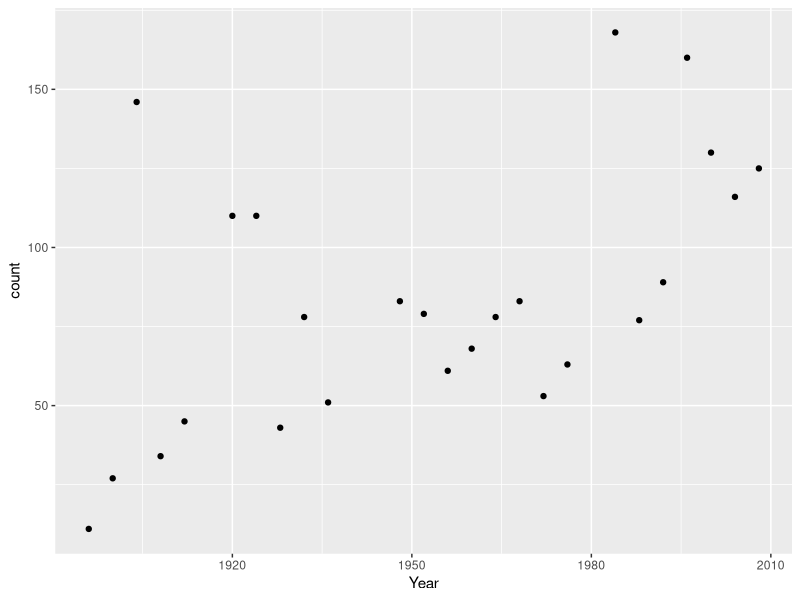
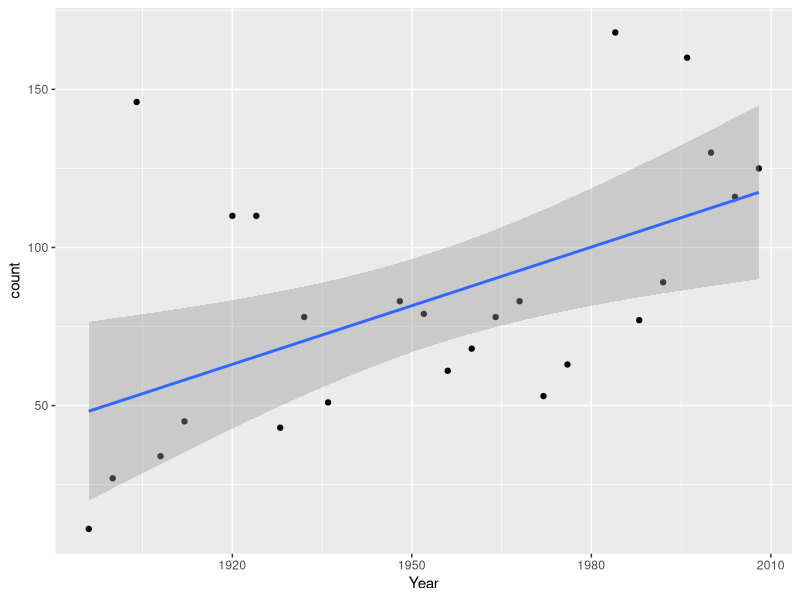
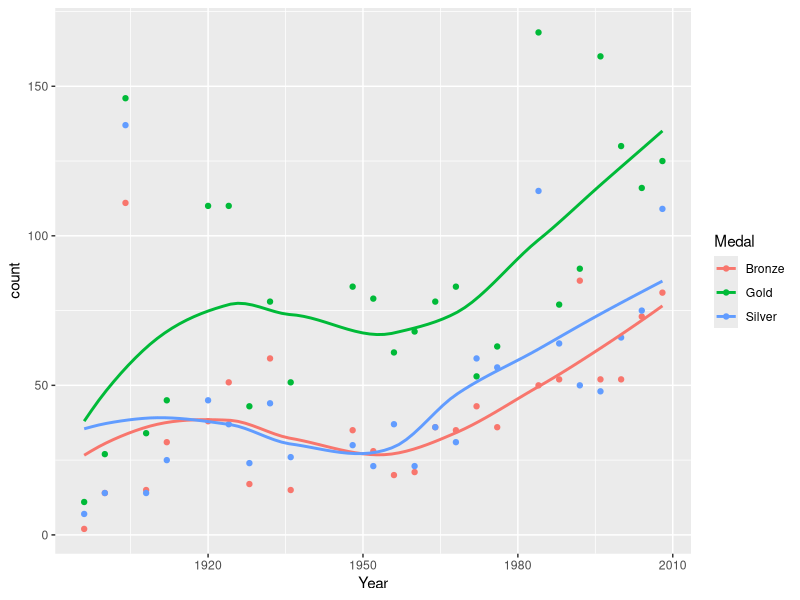
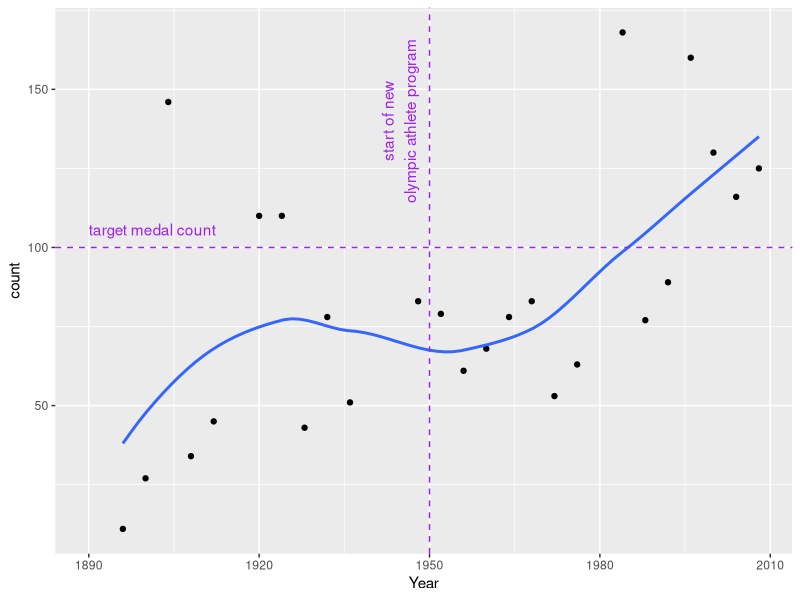
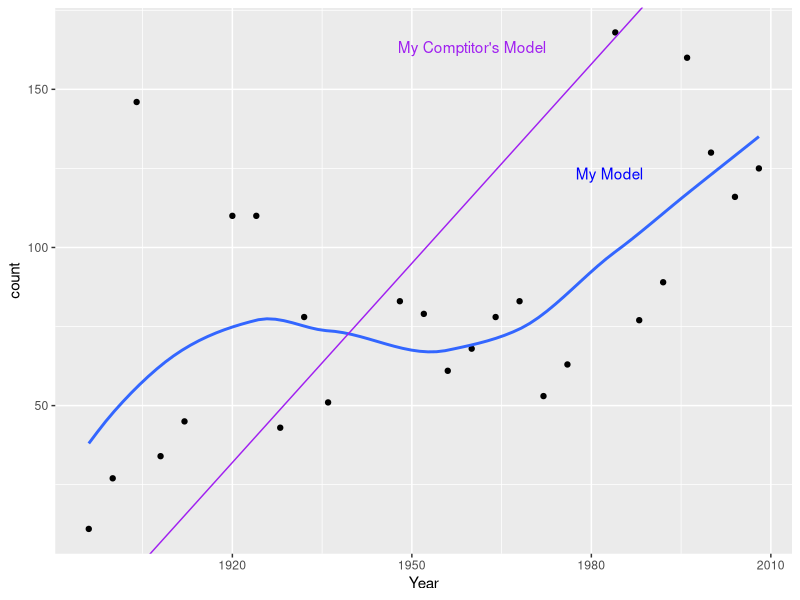
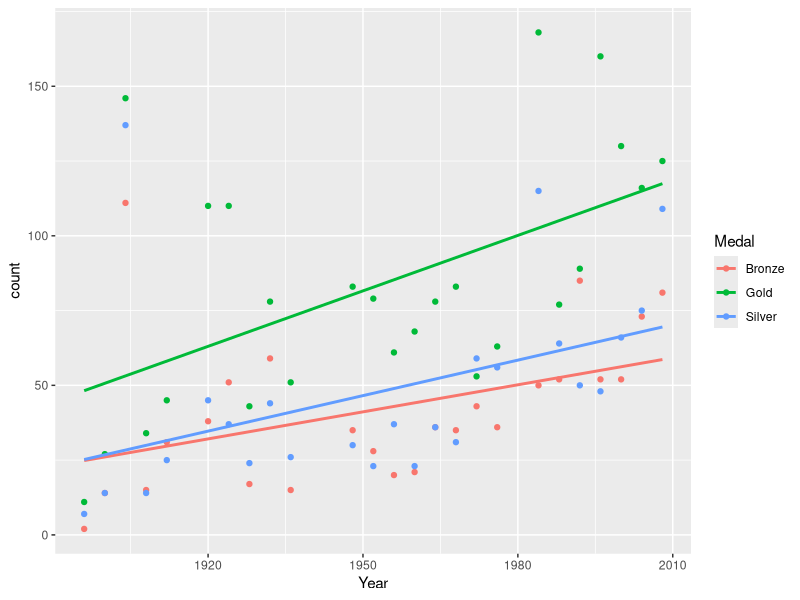
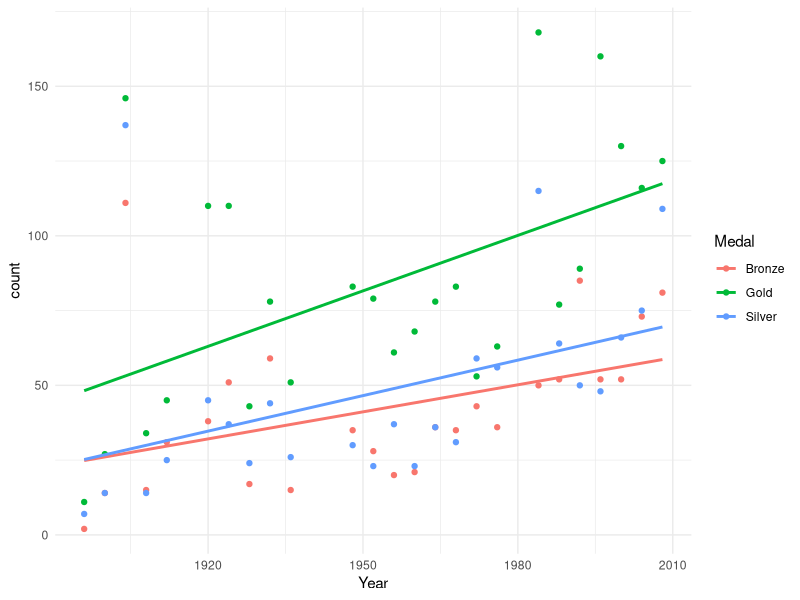
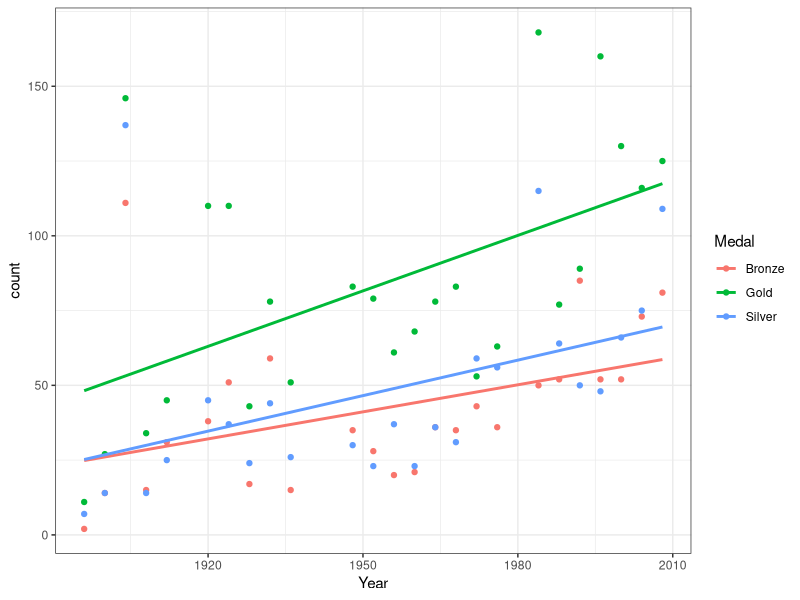

Reproduce these figures in R, in order. (Note: this script raises an error after producing the figures.)
## ---- chunk 1
knitr::opts_chunk$set(echo = TRUE, message = FALSE)
## ---- chunk 2
library(ggplot2)
library(dplyr)
medal_counts <- read.csv(file.path("..", "data", "medal_counts.csv"))
medal_counts_wide <- read.csv(file.path("..", "data", "medal_counts_wide.csv"))
usa_gold_medals <- read.csv(file.path("..", "data", "usa_gold_medals.csv"))
usa_all_medals <- medal_counts %>%
  filter(NOC == "USA")

## ---- chunk 3
p <- ggplot(data = usa_gold_medals, aes(x = Year, y = count)) + 
  geom_point()
p
## ---- chunk 4
p +
  geom_smooth(method = "lm")
## ---- chunk 5

# Add a local linear (loess) smoother for each medal
ggplot(data = usa_all_medals, aes(x = Year, y = count)) +
  geom_point(aes(color = Medal)) +
  geom_smooth(aes(color = Medal), method = "loess", se = FALSE)

## ---- chunk 6
p <- ggplot(data = usa_gold_medals, aes(x = Year, y = count)) + 
  geom_point() +
  geom_smooth(method = "loess", se = FALSE) +
  geom_hline(
    yintercept = 100, 
    color = "purple", 
    linetype = "dashed"
  ) +
  annotate(
    geom = "text", 
    label = "target medal count", 
    x = 1890, 
    y = 100, 
    vjust = -1, 
    hjust = 0, 
    color = "purple"
  )
## ---- chunk 7
p +
  geom_vline(
    xintercept = 1950, 
    color = "purple", 
    linetype = "dashed"
  ) +
  annotate(
    geom = "text", 
    label = "start of new\nolympic athlete program", 
    x = 1950, 
    y = 140, 
    vjust = -0.4, 
    hjust = 0.5, 
    color = "purple", 
    angle = 90
  )
## ---- chunk 8
ggplot(data = usa_gold_medals, aes(x = Year, y = count)) + 
  geom_point() +
  geom_smooth(
    method = "loess", 
    se = FALSE
  ) +
  geom_abline(
    slope = 2.1, 
    intercept = -4000, 
    color = "purple"
  ) +
  annotate(
    geom = "text", 
    label = "My Comptitor's Model", 
    x = 1960, 
    y = 160, 
    vjust = -0.4, 
    hjust = 0.5, 
    color = "purple"
  ) +
  annotate(
    geom = "text", 
    label = "My Model", 
    x = 1983, 
    y = 120, 
    vjust = -0.4, 
    hjust = 0.5, 
    color = "blue"
  ) 
## ---- chunk 9
# grey
p <- usa_all_medals %>% 
  ggplot(aes(x = Year, y = count)) +
  geom_point(aes(color = Medal)) +
  geom_smooth(aes(color = Medal), method = "lm", se = FALSE) 

p +
  theme_grey()


## ---- chunk 10

# minimal
p +
  theme_minimal()

## ---- chunk 11

# black and white
p +
  theme_bw()

## ---- chunk 12

# classic
p +
  theme_classic() +
  #For this theme in particular, I like to resposition the axis to zero:
  scale_y_continuous(expand = c(0, 0, 0.1, 0.1))

## ---- chunk 13

# dark
usa_all_medals %>% 
  ggplot(aes(x = Year, y = count)) +
  geom_point(aes(color = Medal)) +
  geom_smooth(aes(color = Medal), method = "lm", se = FALSE) +
  theme_dark()

## ---- chunk 14
p +
  labs(y = "Number of medals") +
  theme(
    legend.position = 'top',
    # most theme elements are specified as a line element, a rect element,
    # a text element, or a blank element to remove it entirely
    legend.background = element_blank(),
    legend.key = element_blank(),
    
    plot.background = element_rect(fill = '#fcfbed'),
    panel.background = element_rect(fill = '#fcfbed'),
    
    axis.line = element_line(color = '#633c01'),
    
    axis.text = element_text(size = 14),
    legend.text = element_text(size = 12),
    legend.title = element_text(size = 14), 
    axis.title = element_text(size = 16),
    
    panel.grid = element_line(color = '#8a7453'),
    panel.grid.major = element_line(linetype = 'dashed'),
    panel.grid.minor = element_blank()
  ) +
  scale_color_manual(values = c('orangered', 'darkturquoise', 'navyblue'))

?theme
## ---- chunk 15
airquality_long <- airquality %>%
  mutate(day_since_start = row_number()) %>%
  select(-c(Month, Day)) %>%
  tidyr::pivot_longer(
    -day_since_start, 
    names_to = "parameter", 
    values_to = "obs"
  ) 

airquality_long %>%
  ggplot() +
  aes(x = day_since_start, y = obs, color = parameter) +
  geom_line() +
  facet_wrap(~parameter, scales = "free")

## ---- chunk 16
# Initialize gridExtra library
library(gridExtra)

# Create 3 plots to combine in a table
plot1 <- ggplot(data = medal_counts_wide, aes(x = Year, y = Gold)) +
  geom_point(color = "gold") +
  geom_point(aes(x = Year, y = Silver), color = "gray") +
  geom_point(aes(x = Year, y = Bronze), color = "brown") +
  labs(y = "Medals", tag = "A")
plot2 <- ggplot(data = usa_all_medals, aes(x = Year, y = count)) +
  geom_line(aes(color = Medal)) + 
  theme(legend.position = 'left') +
  labs(tag = "B")
plot3 <- ggplot(data = northern_hem, aes(x = Year, y = Gold)) +
  geom_line(aes(linetype = NOC)) + 
  theme(legend.position = 'right') +
  labs(tag = "C")


# Call grid.arrange
grid.arrange(plot1, plot2, plot3, nrow=3, ncol = 1)
grid.arrange(
  plot1 + labs(tags = "A"), 
  plot2 + theme(legend.position = 'none'), 
  plot3 + theme(legend.position = 'none'), 
  layout_matrix = rbind(c(1,1), c(2, 3))
)
## ---- chunk 17
datasets::ToothGrowth
## ---- chunk 18

## ---- chunk 19
